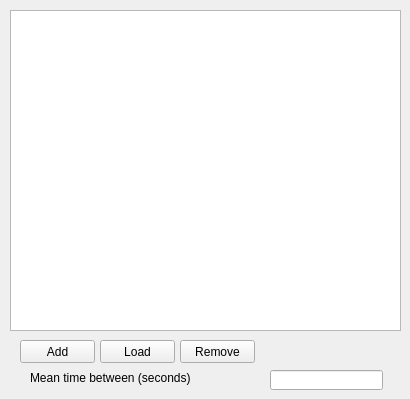
        <widget class="QWidget" name="tab_5">
         <attribute name="title">
          <string>List of routes segments</string>
         </attribute>
         <widget class="QPushButton" name="pbAddRoute">
          <property name="geometry">
           <rect>
            <x>20</x>
            <y>340</y>
            <width>75</width>
            <height>23</height>
           </rect>
          </property>
          <property name="text">
           <string>Add</string>
          </property>
         </widget>
         <widget class="QPushButton" name="pbRemoveRoute">
          <property name="geometry">
           <rect>
            <x>180</x>
            <y>340</y>
            <width>75</width>
            <height>23</height>
           </rect>
          </property>
          <property name="text">
           <string>Remove</string>
          </property>
         </widget>
         <widget class="QTableWidget" name="twRouteList">
          <property name="geometry">
           <rect>
            <x>10</x>
            <y>10</y>
            <width>391</width>
            <height>321</height>
           </rect>
          </property>
         </widget>
         <widget class="QPushButton" name="pbLoadRoute">
          <property name="geometry">
           <rect>
            <x>100</x>
            <y>340</y>
            <width>75</width>
            <height>23</height>
           </rect>
          </property>
          <property name="text">
           <string>Load</string>
          </property>
         </widget>
         <widget class="QLineEdit" name="LEMeanTimeSeconds">
          <property name="geometry">
           <rect>
            <x>270</x>
            <y>370</y>
            <width>113</width>
            <height>20</height>
           </rect>
          </property>
         </widget>
         <widget class="QLabel" name="label_24">
          <property name="geometry">
           <rect>
            <x>30</x>
            <y>370</y>
            <width>231</width>
            <height>16</height>
           </rect>
          </property>
          <property name="text">
           <string>Mean time between (seconds)</string>
          </property>
         </widget>
        </widget>
